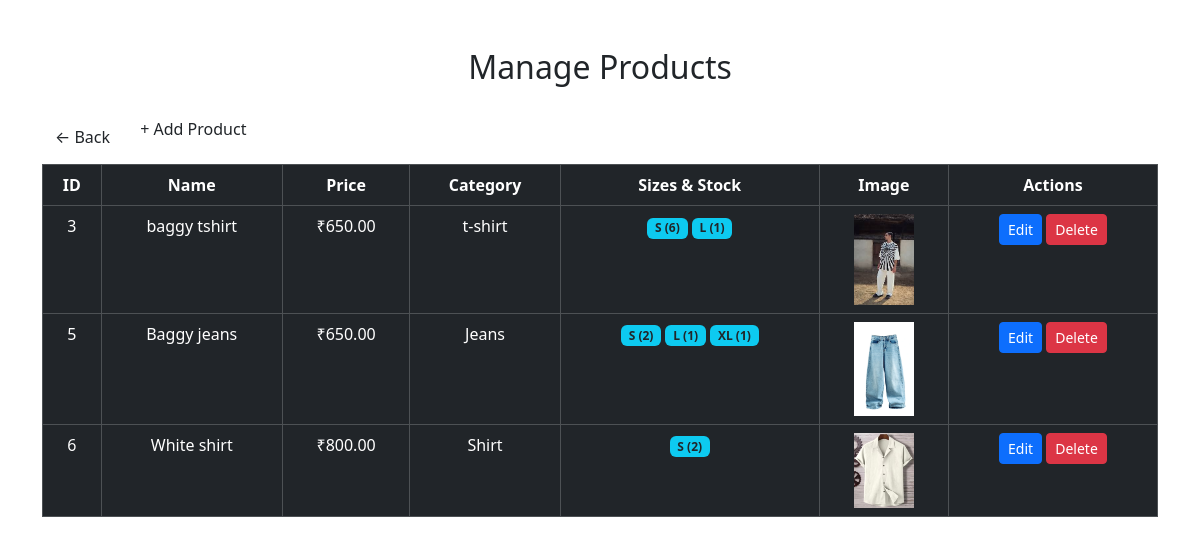
Page /admin/products.php (signed in) on the committed database.
### tables this page shows
CREATE TABLE `products` (
  `id` int NOT NULL,
  `name` varchar(255) DEFAULT NULL,
  `price` decimal(10,2) DEFAULT NULL,
  `image` varchar(255) DEFAULT NULL,
  `category_id` int DEFAULT NULL,
  `description` text,
  `stock` int DEFAULT NULL,
  `size` varchar(255) DEFAULT NULL
);

CREATE TABLE `categories` (
  `id` int NOT NULL,
  `category_name` varchar(100) DEFAULT NULL
);

CREATE TABLE `product_sizes` (
  `id` int NOT NULL,
  `product_id` int NOT NULL,
  `size` varchar(10) NOT NULL,
  `stock` int NOT NULL DEFAULT '0'
);

### admin/products.php (the view, shortened to what this page needs)
<?php
include "connect.php";
$items = $conn->query("SELECT products.*, categories.category_name FROM products JOIN categories ON products.category_id = categories.id");
?>
<!DOCTYPE html>
<html>
<head>
    <link href="style.css" rel="stylesheet">
    <link href="https://cdn.jsdelivr.net/npm/bootstrap@5.3.2/dist/css/bootstrap.min.css" rel="stylesheet">
</head>
<body>
<div class="container py-5">
<h2 class="text-center mb-4">Manage Products</h2>
<a href="dashboard.php" class="btn btn-red">← Back</a>
<a href="add_product.php" class="btn btn-red mb-3">+ Add Product</a>
<table class="table table-dark table-bordered text-center">
    <tr>
        <th>ID</th><th>Name</th><th>Price</th><th>Category</th><th>Sizes & Stock</th><th>Image</th><th>Actions</th>
    </tr>
    <?php while($row=$items->fetch_assoc()):
        $sizes = $conn->query("SELECT * FROM product_sizes WHERE product_id=".$row['id'])->fetch_all(MYSQLI_ASSOC);
    ?>
    <tr>
        <td><?= $row['id'] ?></td>
        <td><?= htmlspecialchars($row['name']) ?></td>
        <td>₹<?= $row['price'] ?></td>
        <td><?= htmlspecialchars($row['category_name']) ?></td>
        <td>
            <?php if($sizes): foreach($sizes as $sz): ?>
                <span class="badge bg-info text-dark"><?= $sz['size'] ?> (<?= $sz['stock'] ?>)</span>
            <?php endforeach; else: ?>
                <span>No sizes</span>
            <?php endif; ?>
        </td>
        <td><img src="../upload/<?= $row['image'] ?>" width="60"></td>
        <td>
            <a href="edit_product.php?id=<?= $row['id'] ?>" class="btn btn-primary btn-sm">Edit</a>
            <a href="delete_product.php?id=<?= $row['id'] ?>" class="btn btn-danger btn-sm" onclick="return confirm('Are you sure?')">Delete</a>
        </td>
    </tr>
    <?php endwhile; ?>
</table>
</div>
</body>
</html>

### style.css (style rules this page uses)
body { background-color: black; font-family: Arial; color: white; }
.btn-red { background-color: rgba(238,0,20,0.86); color: black; font-weight: bold; }
h2 { color: rgba(238,0,20,0.86); }

### rows in the picture
products: id "3", name "baggy tshirt", price "650.00", category.category_name "t-shirt", image (picture)
product_sizes: size "S", stock "6"
product_sizes: size "L", stock "1"
products: id "5", name "Baggy jeans", price "650.00", category.category_name "Jeans", image (picture)
product_sizes: size "S", stock "2"
product_sizes: size "L", stock "1"
product_sizes: size "XL", stock "1"
products: id "6", name "White shirt", price "800.00", category.category_name "Shirt", image (picture)
product_sizes: size "S", stock "2"
